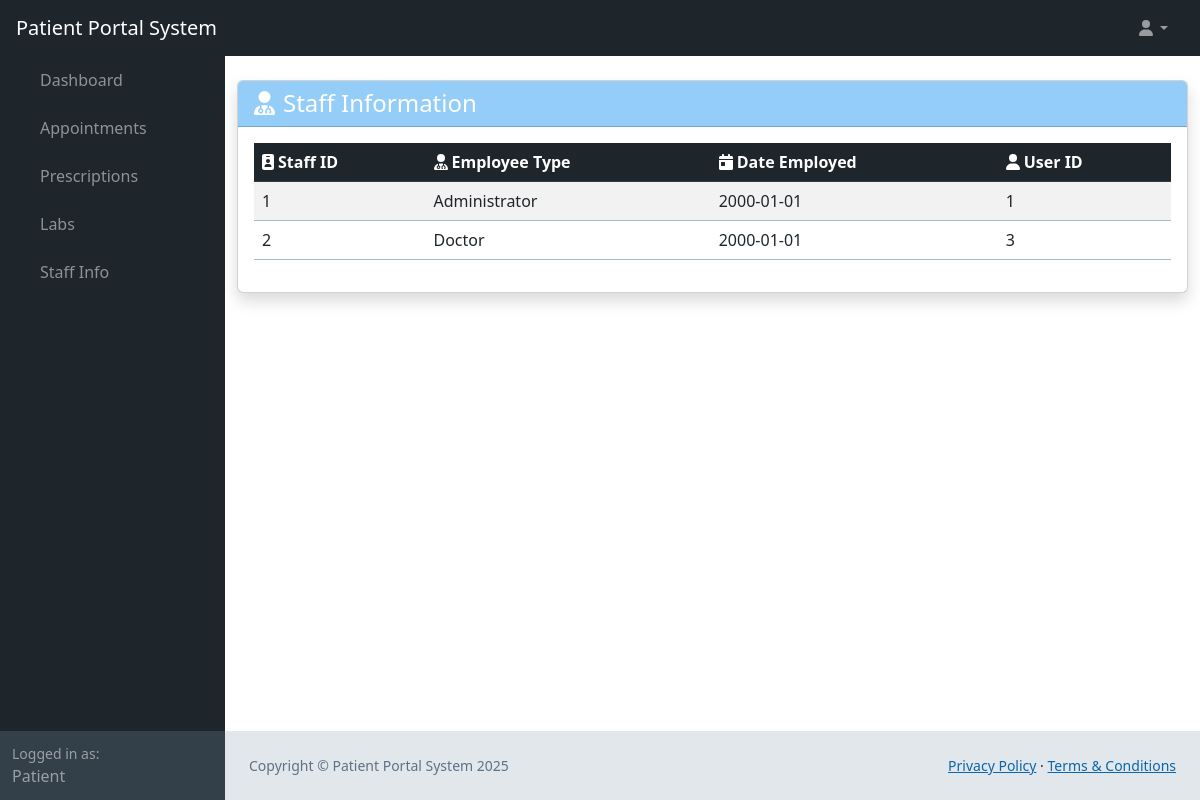
The app's page /web_root/staff-info.php (signed in) with its own data.
### tables this page shows
CREATE TABLE `user` (
  `user_id` bigint(20) NOT NULL AUTO_INCREMENT,
  `first_name` varchar(25) NOT NULL,
  `last_name` varchar(50) NOT NULL,
  `phone_number` bigint(20) NOT NULL,
  `email` varchar(50) NOT NULL,
  `username` varchar(25) NOT NULL,
  `password_hash` varchar(60) NOT NULL,
  `bio` mediumtext DEFAULT NULL,
  `profile_pic` longblob DEFAULT NULL,
  PRIMARY KEY (`user_id`)
);

CREATE TABLE `staff` (
  `staff_id` int(11) NOT NULL AUTO_INCREMENT,
  `employee_type` varchar(45) DEFAULT NULL,
  `date_employed` date DEFAULT NULL,
  `user_id` bigint(20) NOT NULL,
  PRIMARY KEY (`staff_id`,`user_id`),
  KEY `fk_staff_user1_idx` (`user_id`),
  CONSTRAINT `fk_staff_user1` FOREIGN KEY (`user_id`) REFERENCES `user` (`user_id`)
);

### web_root/staff-info.php (called while the page is built, shortened)
<?php
    require 'generic.php';
    $staff_info = getDatafromTable($conn, "staff", ["*"]);
?>
<?php
    require 'landing-content.php';
?>

### web_root/generic.php (called while the page is built, shortened)
<?php
    require 'functions.php';
    $conn = OpenCon();
    $userData = getDatafromTable($conn, "user", ["username" => $_SESSION['username']])[0];
    $user_id = $userData['user_id'];
    $firstName = $userData['first_name'];
    if (sizeOf(getDatafromTable($conn, "staff", ["user_id" => $user_id])) > 0) {
        $staff = getDatafromTable($conn, "staff", ["user_id" => $user_id])[0];
        $patient = null;
        $mode = 'Staff';
        if ($staff['employee_type'] == 'Administrator') {
            $mode = 'Admin';
        }
    } else {
        $mode = 'Patient';
    }
?>

### web_root/functions.php (called while the page is built, shortened)
<?php
function getDatafromTable(mysqli $conn, string $table, array $searchConditions, $booleanOperations = "AND", $query = "select * from "): int|array
{
    $type = gettype($booleanOperations);
    if ($type == "array") {
        if (sizeof($booleanOperations) > sizeof($searchConditions)) {
            printf("There should be more search conditions than boolean operations");
            return 100;
        }
        for ($i = 0; $i < sizeof($booleanOperations); $i++) {
            if (!in_array(strtoupper($booleanOperations[$i]), ["OR", "AND", "XOR"])) {
                printf("Error getting data: incorrect boolean operator in '$booleanOperations'");
                return 101;
            }
        }
        for ($i = 0; $i < sizeof($searchConditions); $i++) {
            if ($i < sizeof($booleanOperations)) {
                $operations[$i] = strtoupper($booleanOperations[$i]);
            } else {
                $operations[$i] = "AND";
            }
        }
    } else if (!($type == "string")) {
        printf("Error incorrect data type for '$booleanOperations'");
        return 103;
    } else {
        if (in_array(strtoupper($booleanOperations), ["OR", "AND", "XOR"])) {
            for ($i = 0; $i < sizeof($searchConditions); $i++) {
                $operations[$i] = strtoupper($booleanOperations);
            }
        }
    }
    $query .= $table;
    if (sizeof($searchConditions) > 0) {
        $query .= " WHERE ";
    }
    $i = 0;
    foreach ($searchConditions as $key => $value) {
        $query .= $key . " = " . '\'' . $value . '\'';
        $query .= ' ' . $operations[$i] . ' ';
        $i++;
    }
    $query = substr($query, 0, strlen($query) - (strlen($operations[sizeof($operations) - 1]) + 2)) . ';';
    $result = mysqli_query($conn, $query);
    $results = mysqli_fetch_all($result, MYSQLI_BOTH);
    return $results;
}
?>

### web_root/staff-info-content.php (the view)
<body class="bg-light">
    <div class="container py-4">
        <div class="card shadow">
            <div class="card-header bg-primary text-white">
                <h1 class="h4 mb-0"><i class="fas fa-user-md me-2"></i>Staff Information</h1>
            </div>
            <div class="card-body">
                <?php if (empty($staff_info)): ?>
                    <div class="alert alert-dark">
                        <i class="fas fa-info-circle me-2"></i>No staff records found.
                    </div>
                <?php else: ?>
                    <div class="table-responsive">
                        <table class="table table-striped table-hover">
                            <thead class="table-dark">
                                <tr>
                                    <th><i class="fas fa-id-badge me-1"></i>Staff ID</th>
                                    <th><i class="fas fa-user-md me-1"></i>Employee Type</th>
                                    <th><i class="fas fa-calendar-day me-1"></i>Date Employed</th>
                                    <th><i class="fas fa-user me-1"></i>User ID</th>
                                </tr>
                            </thead>
                            <tbody>
                                <?php foreach ($staff_info as $employee): ?>
                                    <tr>
                                        <td><?= htmlspecialchars($employee['staff_id']) ?></td>
                                        <td><?= htmlspecialchars($employee['employee_type']) ?></td>
                                        <td><?= htmlspecialchars($employee['date_employed']) ?></td>
                                        <td><?= htmlspecialchars($employee['user_id']) ?></td>
                                    </tr>
                                <?php endforeach; ?>
                            </tbody>
                        </table>
                    </div>
                <?php endif; ?>
            </div>
        </div>
    </div>
</body>

### web_root/landing-content.php (shortened to what this page needs)
<!DOCTYPE html>
<html lang="en">
<head>
    <link href="../css/styles.css" rel="stylesheet" />
    <link href="../css/calendar.css" rel="stylesheet" />
</head>
<body class="sb-nav-fixed">
    <nav class="sb-topnav navbar navbar-expand navbar-dark bg-dark">
        <a class="navbar-brand ps-3" href="landing.php"><?php echo $mode . " Portal System" ?></a>
        <ul class="navbar-nav ms-auto ms-md-0 me-3 me-lg-4">
            <li class="nav-item dropdown">
                <a class="nav-link dropdown-toggle" id="navbarDropdown" href="#" role="button" data-bs-toggle="dropdown"
                    aria-expanded="false"><i class="fas fa-user fa-fw"></i></a>
            </li>
        </ul>
    </nav>
    <div id="layoutSidenav">
        <div id="layoutSidenav_nav">
            <nav class="sb-sidenav accordion sb-sidenav-dark" id="sidenavAccordion">
                <div class="sb-sidenav-menu">
                    <div class="nav">
                        <div class="collapse show" id="collapseLayouts" aria-labelledby="headingOne"
                            data-bs-parent="#sidenavAccordion">
                            <nav class="sb-sidenav-menu-nested nav">
                                <a class="nav-link" href="landing.php">Dashboard</a>
                                <a class="nav-link" href="appointments.php">Appointments</a>
                                <a class="nav-link" href="prescriptions.php">Prescriptions</a>
                                <a class="nav-link" href="labs.php">Labs</a>
                                <?php if ($mode == 'Admin'): ?>
                                    <a class="nav-link" href="patient-info.php">Patient Info</a>
                                    <a class="nav-link" href="staff-info.php">Staff Info</a>
                                <?php elseif ($mode == 'Staff'): ?>
                                    <a class="nav-link" href="patient-info.php">Patient Info</a>
                                <?php elseif ($mode == 'Patient'): ?>
                                    <a class="nav-link" href="staff-info.php">Staff Info</a>
                                <?php endif; ?>
                            </nav>
                        </div>
                    </div>
                </div>
                <div class="sb-sidenav-footer">
                    <div class="small">Logged in as:</div>
                    <?php echo $firstName; ?>
                </div>
            </nav>
        </div>
        <div id="layoutSidenav_content">
            <?php require $content_url ?>
            <?php require 'footer.php' ?>
        </div>
    </div>
</body>

### css/calendar.css (style rules this page uses)
:root { --fc-event-bg-color: #48A8F5; --fc-event-border-color: #48A8F5; --fc-button-text-color: #fff; --fc-button-bg-color: #333F49; --fc-button-border-color: #333F49; --fc-button-hover-bg-color: #1E252B; --fc-button-hover-border-color: #1E252B; --fc-button-active-bg-color: #1E252B; --fc-button-active-border-color: #1E252B; --fc-highlight-color: #cfe8fc; --fc-today-bg-color: #EFF2F4; }

### records on screen
user: first_name "Patient"
staff: staff "1", employee_type "Administrator", date_employed "2000-01-01", user "1"
staff: staff "2", employee_type "Doctor", date_employed "2000-01-01", user "3"

### other values on screen
$mode "Patient"
